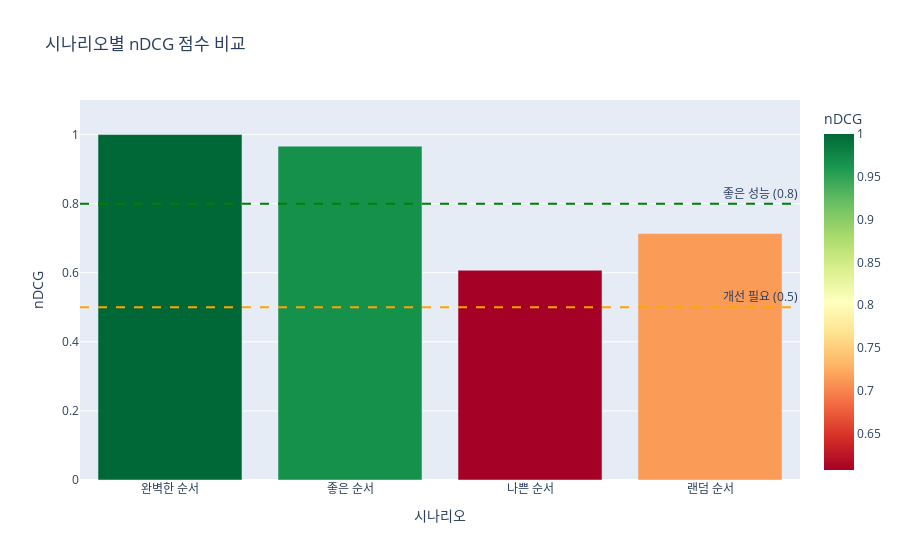

This figure's notebook cell:
### Markdown cell above
### nDCG 시각화

### Code cell
# 여러 검색 결과의 nDCG 비교
scenarios = {
    '완벽한 순서': [3, 2, 1, 1, 0],
    '좋은 순서': [3, 1, 2, 0, 1],
    '나쁜 순서': [0, 1, 1, 2, 3],
    '랜덤 순서': [1, 0, 3, 1, 2]
}

results = []
for name, rels in scenarios.items():
    ndcg = calculate_ndcg(rels)
    results.append({'시나리오': name, 'nDCG': ndcg, '관련성 순서': str(rels)})

df_ndcg = pd.DataFrame(results)

# 막대 그래프
fig = px.bar(df_ndcg, x='시나리오', y='nDCG', 
             hover_data=['관련성 순서'],
             title='시나리오별 nDCG 점수 비교',
             color='nDCG',
             color_continuous_scale='RdYlGn')

fig.update_layout(yaxis_range=[0, 1.1])
fig.add_hline(y=0.8, line_dash="dash", line_color="green", 
              annotation_text="좋은 성능 (0.8)")
fig.add_hline(y=0.5, line_dash="dash", line_color="orange", 
              annotation_text="개선 필요 (0.5)")

fig.show()

print("\n📊 결과 테이블:")
print(df_ndcg.to_string(index=False))

### Figure 1 — Plotly figure (JSON) as saved in the notebook; plotly's stock layout.template omitted (floating-point values rounded to 4 significant figures)
{"data": [{"customdata": [["[3, 2, 1, 1, 0]"], ["[3, 1, 2, 0, 1]"], ["[0, 1, 1, 2, 3]"], ["[1, 0, 3, 1, 2]"]], "hovertemplate": "시나리오=%{x}<br>nDCG=%{marker.color}<br>관련성 순서=%{customdata[0]}<extra></extra>", "legendgroup": "", "marker": {"color": [1.0, 0.9663, 0.6072, 0.7134], "coloraxis": "coloraxis", "pattern": {"shape": ""}}, "name": "", "orientation": "v", "showlegend": false, "textposition": "auto", "type": "bar", "x": ["완벽한 순서", "좋은 순서", "나쁜 순서", "랜덤 순서"], "xaxis": "x", "y": [1.0, 0.9663, 0.6072, 0.7134], "yaxis": "y"}], "layout": {"annotations": [{"showarrow": false, "text": "좋은 성능 (0.8)", "x": 1, "xanchor": "right", "xref": "x domain", "y": 0.8, "yanchor": "bottom", "yref": "y"}, {"showarrow": false, "text": "개선 필요 (0.5)", "x": 1, "xanchor": "right", "xref": "x domain", "y": 0.5, "yanchor": "bottom", "yref": "y"}], "barmode": "relative", "coloraxis": {"colorbar": {"title": {"text": "nDCG"}}, "colorscale": [[0, "rgb(165,0,38)"], [0.1, "rgb(215,48,39)"], [0.2, "rgb(244,109,67)"], [0.3, "rgb(253,174,97)"], [0.4, "rgb(254,224,139)"], [0.5, "rgb(255,255,191)"], [0.6, "rgb(217,239,139)"], [0.7, "rgb(166,217,106)"], [0.8, "rgb(102,189,99)"], [0.9, "rgb(26,152,80)"], [1, "rgb(0,104,55)"]]}, "legend": {"tracegroupgap": 0}, "shapes": [{"line": {"color": "green", "dash": "dash"}, "type": "line", "x0": 0, "x1": 1, "xref": "x domain", "y0": 0.8, "y1": 0.8, "yref": "y"}, {"line": {"color": "orange", "dash": "dash"}, "type": "line", "x0": 0, "x1": 1, "xref": "x domain", "y0": 0.5, "y1": 0.5, "yref": "y"}], "title": {"text": "시나리오별 nDCG 점수 비교"}, "xaxis": {"anchor": "y", "domain": [0, 1], "title": {"text": "시나리오"}}, "yaxis": {"anchor": "x", "domain": [0, 1], "range": [0, 1.1], "title": {"text": "nDCG"}}}}
